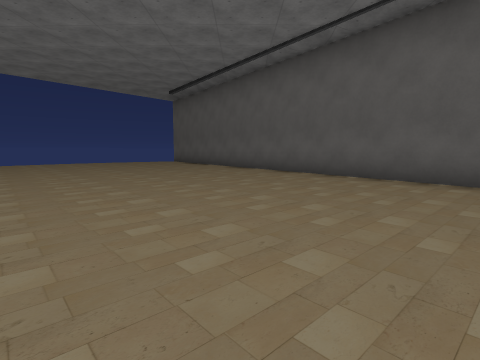
View 1 (above)

19 first-person views from a walk through a 3-D level made in the Godot game engine. The camera is 1.2 m above the floor, tilts 6° down and sees 80° across. The floor is counted in squares, 2 m on a side. Each view is taken from the middle of a square. On the plan, view 1 faces up. The plan holds only what a view shows up to about 9 squares ahead; the rest is blank. The place goes on beyond the plan. Characters and animated objects are left out. Some surface patterns are stand-ins.

View 2
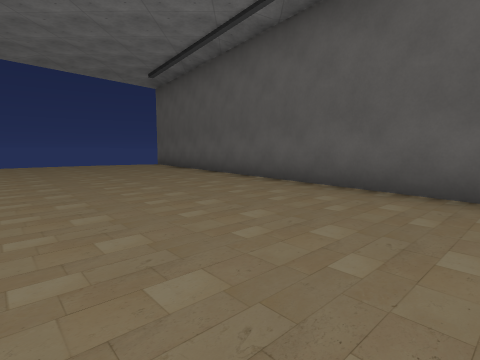

View 3
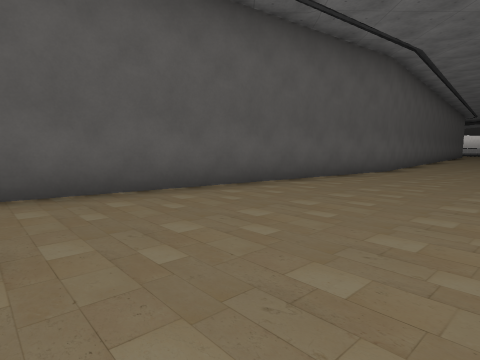

View 4
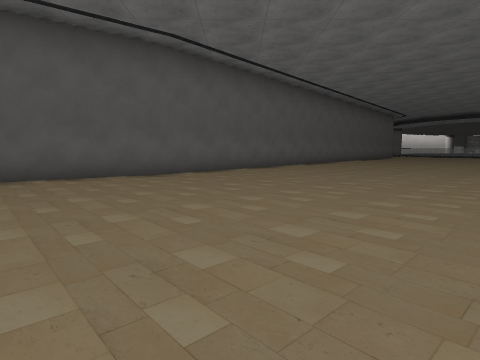

View 5
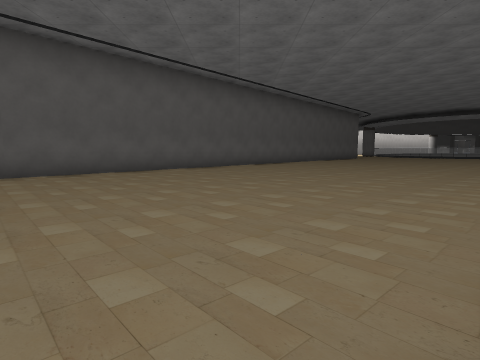

View 6
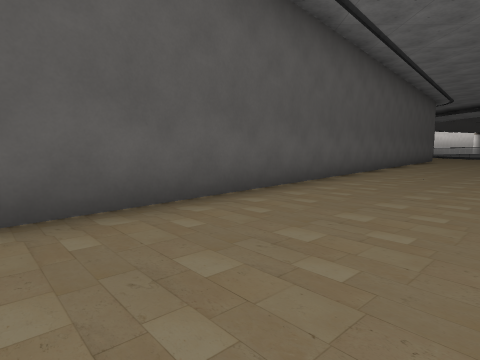

View 7
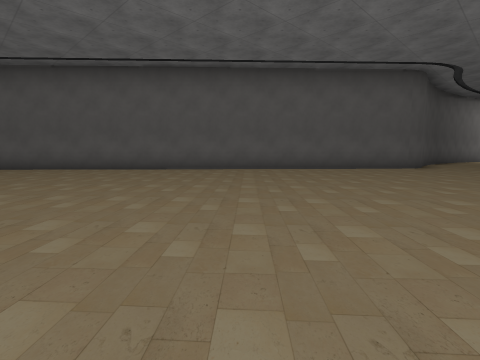

View 8
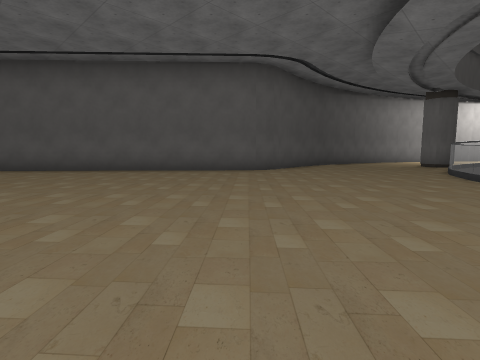

View 9
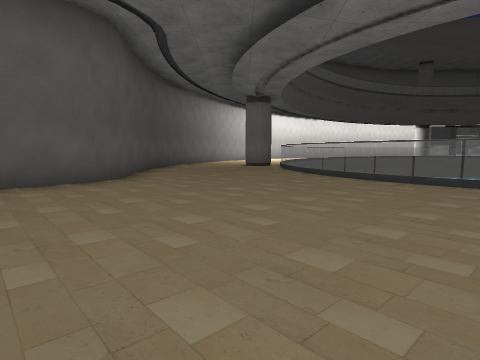

View 10
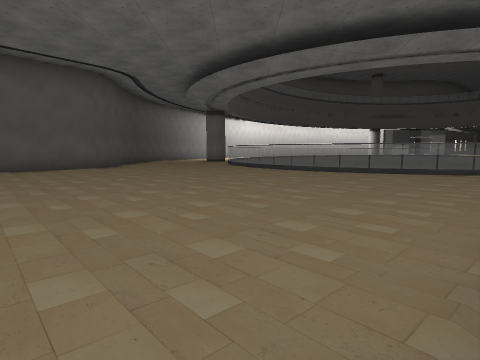

View 11
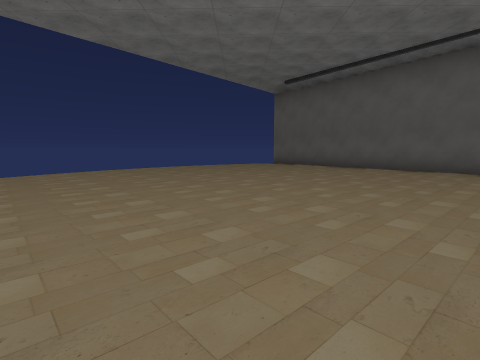

View 12
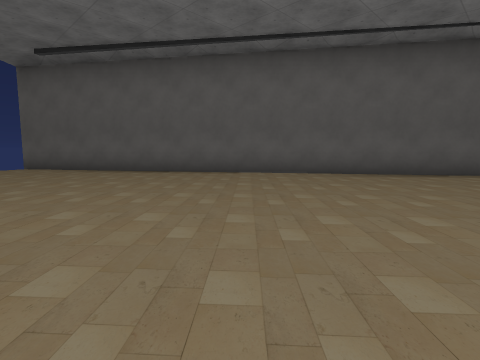

View 13
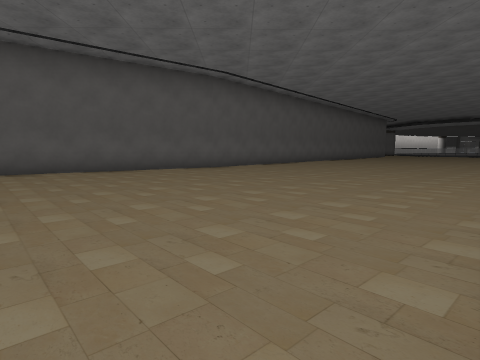

View 14
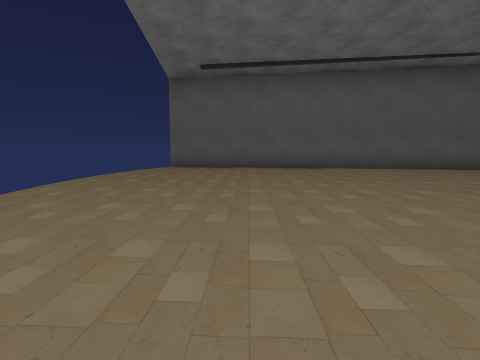

View 15
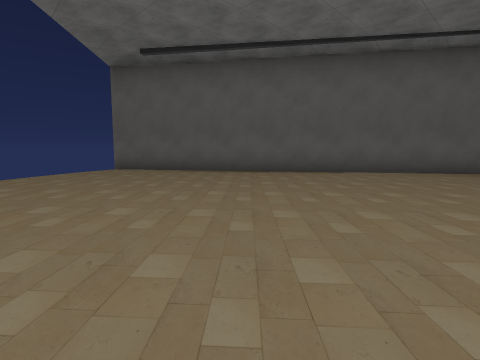

View 16
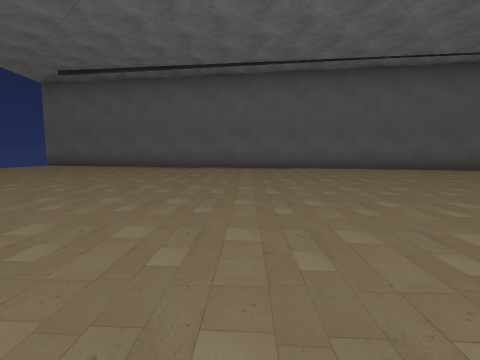

View 17
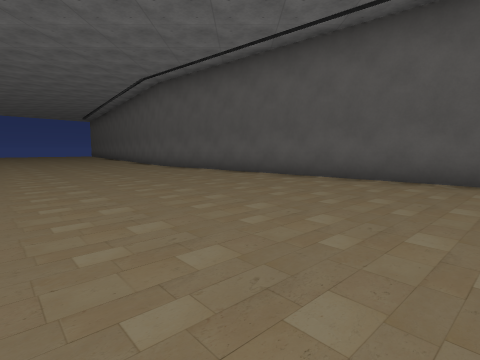

View 18
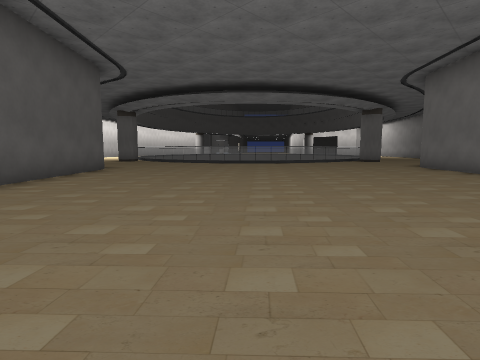

View 19
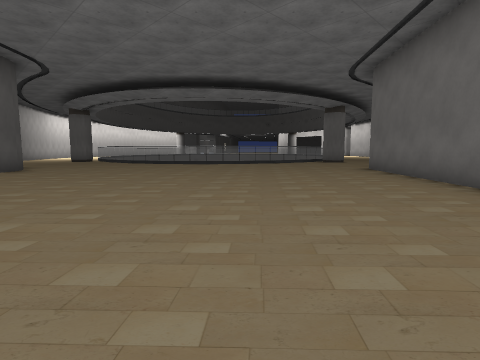

### Floor plan
Points are (right, up) in squares from view 1. A wall is a line through its corners. A room is listed if a view was taken in it or the views show most of it. See-through windows are left out.
Room 1 (views 1, 2, 3, 4, 5, 6, 7, 8, 9, 10, 11, 12, 13, 14, 15, 16, 17, 18, 19)
walls: (7, -0.2) (-3.5, 15.1); (11.5, -17.7) (14.3, -21); (21.4, -13.4) (21, -13.1); (23.6, -13.2) (21.9, -13.6) (21.3, -13.3) (7, -0.1); (19.8, -20.5) (20.5, -19.6) (21.5, -18.6); (24.9, -13.2) (23.5, -13.3); (22.1, -18.2) (23.5, -17.7); (18.9, -22.8) (19.3, -21.3); (18.7, -23.6) (18.9, -22.7)

Where each view was taken, in squares from view 1:
view 1: 0 up, 0 right, facing up
view 2: 3 up, 0 right, facing up
view 3: 4 up, 1 left, facing right
view 4: 2 down, 0 right, facing right
view 5: 5 down, 1 right, facing right
view 6: 3 down, 6 right, facing right
view 7: 16 down, 11 right, facing up-right
view 8: 19 down, 15 right, facing up-right
view 9: 16 down, 16 right, facing right
view 10: 18 down, 12 right, facing right
view 11: 2 up, 5 left, facing up
view 12: 4 up, 5 left, facing up-right
view 13: 1 down, 3 left, facing right
view 14: 6 up, 9 left, facing up-right
view 15: 6 up, 7 left, facing up-right
view 16: 2 up, 6 left, facing up-right
view 17: 11 down, 10 right, facing up
view 18: 10 down, 12 right, facing down-right
view 19: 12 down, 11 right, facing down-right
